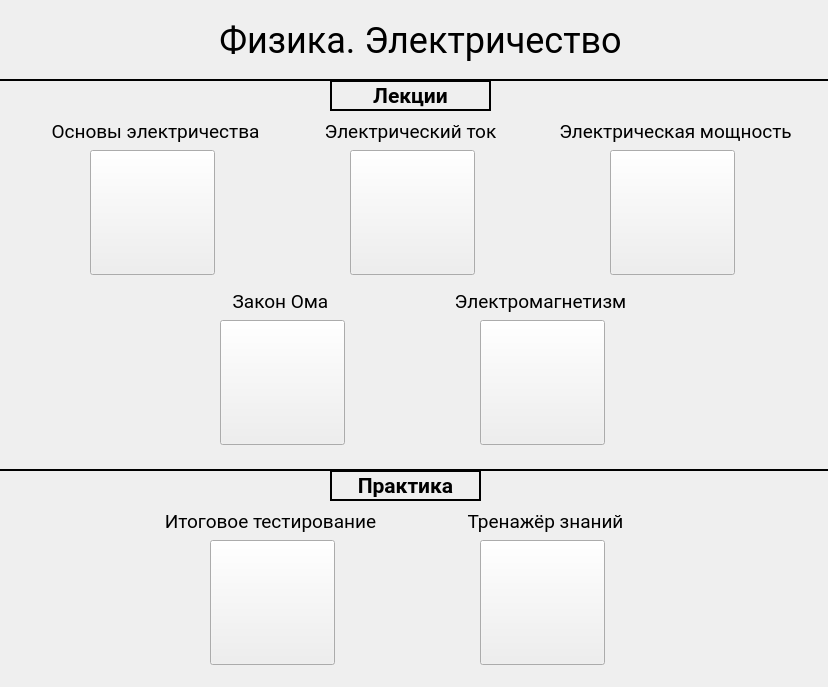
<?xml version="1.0" encoding="UTF-8"?>
<ui version="4.0">
 <class>MainWindow</class>
 <widget class="QMainWindow" name="MainWindow">
  <property name="geometry">
   <rect>
    <x>0</x>
    <y>0</y>
    <width>828</width>
    <height>687</height>
   </rect>
  </property>
  <property name="minimumSize">
   <size>
    <width>0</width>
    <height>0</height>
   </size>
  </property>
  <property name="maximumSize">
   <size>
    <width>930</width>
    <height>845</height>
   </size>
  </property>
  <property name="baseSize">
   <size>
    <width>0</width>
    <height>0</height>
   </size>
  </property>
  <property name="windowTitle">
   <string>Обучащее приложение &quot;Физика. Электричество&quot;</string>
  </property>
  <property name="windowIcon">
   <iconset>
    <normaloff>../images/trainer.png</normaloff>../images/trainer.png</iconset>
  </property>
  <property name="autoFillBackground">
   <bool>true</bool>
  </property>
  <property name="documentMode">
   <bool>false</bool>
  </property>
  <property name="tabShape">
   <enum>QTabWidget::Rounded</enum>
  </property>
  <widget class="QWidget" name="centralwidget">
   <widget class="QLabel" name="labelLections">
    <property name="geometry">
     <rect>
      <x>330</x>
      <y>80</y>
      <width>161</width>
      <height>31</height>
     </rect>
    </property>
    <property name="font">
     <font>
      <family>Roboto</family>
      <pointsize>16</pointsize>
      <weight>75</weight>
      <bold>true</bold>
     </font>
    </property>
    <property name="frameShape">
     <enum>QFrame::Box</enum>
    </property>
    <property name="lineWidth">
     <number>2</number>
    </property>
    <property name="midLineWidth">
     <number>0</number>
    </property>
    <property name="text">
     <string>Лекции</string>
    </property>
    <property name="alignment">
     <set>Qt::AlignCenter</set>
    </property>
   </widget>
   <widget class="QLabel" name="labelPractice">
    <property name="geometry">
     <rect>
      <x>330</x>
      <y>470</y>
      <width>151</width>
      <height>31</height>
     </rect>
    </property>
    <property name="font">
     <font>
      <family>Roboto</family>
      <pointsize>16</pointsize>
      <weight>75</weight>
      <bold>true</bold>
     </font>
    </property>
    <property name="frameShape">
     <enum>QFrame::Box</enum>
    </property>
    <property name="lineWidth">
     <number>2</number>
    </property>
    <property name="text">
     <string>Практика</string>
    </property>
    <property name="alignment">
     <set>Qt::AlignCenter</set>
    </property>
   </widget>
   <widget class="QLabel" name="labelBasics">
    <property name="geometry">
     <rect>
      <x>30</x>
      <y>120</y>
      <width>251</width>
      <height>23</height>
     </rect>
    </property>
    <property name="font">
     <font>
      <family>Roboto</family>
      <pointsize>14</pointsize>
     </font>
    </property>
    <property name="text">
     <string>Основы электричества</string>
    </property>
    <property name="alignment">
     <set>Qt::AlignCenter</set>
    </property>
   </widget>
   <widget class="QPushButton" name="buttonBasics_1">
    <property name="geometry">
     <rect>
      <x>90</x>
      <y>150</y>
      <width>125</width>
      <height>125</height>
     </rect>
    </property>
    <property name="minimumSize">
     <size>
      <width>100</width>
      <height>100</height>
     </size>
    </property>
    <property name="text">
     <string/>
    </property>
    <property name="icon">
     <iconset>
      <normaloff>../images/basic.png</normaloff>../images/basic.png</iconset>
    </property>
    <property name="iconSize">
     <size>
      <width>125</width>
      <height>125</height>
     </size>
    </property>
   </widget>
   <widget class="QLabel" name="labelSchemes">
    <property name="geometry">
     <rect>
      <x>300</x>
      <y>120</y>
      <width>221</width>
      <height>23</height>
     </rect>
    </property>
    <property name="font">
     <font>
      <family>Roboto</family>
      <pointsize>14</pointsize>
     </font>
    </property>
    <property name="text">
     <string>Электрический ток</string>
    </property>
    <property name="alignment">
     <set>Qt::AlignCenter</set>
    </property>
   </widget>
   <widget class="QLabel" name="labelLawOm">
    <property name="geometry">
     <rect>
      <x>200</x>
      <y>290</y>
      <width>161</width>
      <height>23</height>
     </rect>
    </property>
    <property name="font">
     <font>
      <family>Roboto</family>
      <pointsize>14</pointsize>
     </font>
    </property>
    <property name="text">
     <string>Закон Ома</string>
    </property>
    <property name="alignment">
     <set>Qt::AlignCenter</set>
    </property>
   </widget>
   <widget class="QLabel" name="labelElectricPower">
    <property name="geometry">
     <rect>
      <x>530</x>
      <y>120</y>
      <width>291</width>
      <height>23</height>
     </rect>
    </property>
    <property name="font">
     <font>
      <family>Roboto</family>
      <pointsize>14</pointsize>
     </font>
    </property>
    <property name="text">
     <string>Электрическая мощность</string>
    </property>
    <property name="alignment">
     <set>Qt::AlignCenter</set>
    </property>
   </widget>
   <widget class="QLabel" name="labelMagnetism">
    <property name="geometry">
     <rect>
      <x>430</x>
      <y>290</y>
      <width>221</width>
      <height>23</height>
     </rect>
    </property>
    <property name="font">
     <font>
      <family>Roboto</family>
      <pointsize>14</pointsize>
     </font>
    </property>
    <property name="text">
     <string>Электромагнетизм</string>
    </property>
    <property name="alignment">
     <set>Qt::AlignCenter</set>
    </property>
   </widget>
   <widget class="QLabel" name="labelTrainer">
    <property name="geometry">
     <rect>
      <x>440</x>
      <y>510</y>
      <width>211</width>
      <height>23</height>
     </rect>
    </property>
    <property name="font">
     <font>
      <family>Roboto</family>
      <pointsize>14</pointsize>
     </font>
    </property>
    <property name="text">
     <string>Тренажёр знаний</string>
    </property>
    <property name="alignment">
     <set>Qt::AlignCenter</set>
    </property>
   </widget>
   <widget class="QLabel" name="labelTest">
    <property name="geometry">
     <rect>
      <x>140</x>
      <y>510</y>
      <width>261</width>
      <height>23</height>
     </rect>
    </property>
    <property name="font">
     <font>
      <family>Roboto</family>
      <pointsize>14</pointsize>
     </font>
    </property>
    <property name="text">
     <string>Итоговое тестирование</string>
    </property>
    <property name="alignment">
     <set>Qt::AlignCenter</set>
    </property>
   </widget>
   <widget class="Line" name="lineSecond">
    <property name="geometry">
     <rect>
      <x>-70</x>
      <y>460</y>
      <width>1021</width>
      <height>20</height>
     </rect>
    </property>
    <property name="frameShadow">
     <enum>QFrame::Plain</enum>
    </property>
    <property name="lineWidth">
     <number>2</number>
    </property>
    <property name="orientation">
     <enum>Qt::Horizontal</enum>
    </property>
   </widget>
   <widget class="Line" name="lineFirst">
    <property name="geometry">
     <rect>
      <x>-30</x>
      <y>70</y>
      <width>1021</width>
      <height>20</height>
     </rect>
    </property>
    <property name="frameShadow">
     <enum>QFrame::Plain</enum>
    </property>
    <property name="lineWidth">
     <number>2</number>
    </property>
    <property name="orientation">
     <enum>Qt::Horizontal</enum>
    </property>
   </widget>
   <widget class="QPushButton" name="buttonBasics_2">
    <property name="geometry">
     <rect>
      <x>350</x>
      <y>150</y>
      <width>125</width>
      <height>125</height>
     </rect>
    </property>
    <property name="minimumSize">
     <size>
      <width>125</width>
      <height>125</height>
     </size>
    </property>
    <property name="text">
     <string/>
    </property>
    <property name="icon">
     <iconset>
      <normaloff>../images/electricity.png</normaloff>../images/electricity.png</iconset>
    </property>
    <property name="iconSize">
     <size>
      <width>125</width>
      <height>125</height>
     </size>
    </property>
   </widget>
   <widget class="QPushButton" name="buttonBasics_3">
    <property name="geometry">
     <rect>
      <x>220</x>
      <y>320</y>
      <width>125</width>
      <height>125</height>
     </rect>
    </property>
    <property name="minimumSize">
     <size>
      <width>100</width>
      <height>100</height>
     </size>
    </property>
    <property name="text">
     <string/>
    </property>
    <property name="icon">
     <iconset>
      <normaloff>../images/resistance.png</normaloff>../images/resistance.png</iconset>
    </property>
    <property name="iconSize">
     <size>
      <width>125</width>
      <height>125</height>
     </size>
    </property>
   </widget>
   <widget class="QPushButton" name="buttonBasics_4">
    <property name="geometry">
     <rect>
      <x>610</x>
      <y>150</y>
      <width>125</width>
      <height>125</height>
     </rect>
    </property>
    <property name="minimumSize">
     <size>
      <width>100</width>
      <height>100</height>
     </size>
    </property>
    <property name="text">
     <string/>
    </property>
    <property name="icon">
     <iconset>
      <normaloff>../images/power.png</normaloff>../images/power.png</iconset>
    </property>
    <property name="iconSize">
     <size>
      <width>125</width>
      <height>125</height>
     </size>
    </property>
   </widget>
   <widget class="QPushButton" name="buttonBasics_5">
    <property name="geometry">
     <rect>
      <x>480</x>
      <y>320</y>
      <width>125</width>
      <height>125</height>
     </rect>
    </property>
    <property name="minimumSize">
     <size>
      <width>100</width>
      <height>100</height>
     </size>
    </property>
    <property name="text">
     <string/>
    </property>
    <property name="icon">
     <iconset>
      <normaloff>../images/magnetism.png</normaloff>../images/magnetism.png</iconset>
    </property>
    <property name="iconSize">
     <size>
      <width>125</width>
      <height>125</height>
     </size>
    </property>
   </widget>
   <widget class="QPushButton" name="buttonBasics_6">
    <property name="geometry">
     <rect>
      <x>210</x>
      <y>540</y>
      <width>125</width>
      <height>125</height>
     </rect>
    </property>
    <property name="minimumSize">
     <size>
      <width>100</width>
      <height>100</height>
     </size>
    </property>
    <property name="text">
     <string/>
    </property>
    <property name="icon">
     <iconset>
      <normaloff>../images/test.png</normaloff>../images/test.png</iconset>
    </property>
    <property name="iconSize">
     <size>
      <width>125</width>
      <height>125</height>
     </size>
    </property>
   </widget>
   <widget class="QPushButton" name="buttonBasics_7">
    <property name="geometry">
     <rect>
      <x>480</x>
      <y>540</y>
      <width>125</width>
      <height>125</height>
     </rect>
    </property>
    <property name="minimumSize">
     <size>
      <width>100</width>
      <height>100</height>
     </size>
    </property>
    <property name="text">
     <string/>
    </property>
    <property name="icon">
     <iconset>
      <normaloff>../images/trainer.png</normaloff>../images/trainer.png</iconset>
    </property>
    <property name="iconSize">
     <size>
      <width>125</width>
      <height>125</height>
     </size>
    </property>
   </widget>
   <widget class="QLabel" name="labelName">
    <property name="geometry">
     <rect>
      <x>170</x>
      <y>10</y>
      <width>501</width>
      <height>61</height>
     </rect>
    </property>
    <property name="font">
     <font>
      <family>Roboto</family>
      <pointsize>27</pointsize>
      <weight>50</weight>
      <bold>false</bold>
     </font>
    </property>
    <property name="text">
     <string>Физика. Электричество</string>
    </property>
    <property name="alignment">
     <set>Qt::AlignCenter</set>
    </property>
   </widget>
  </widget>
 </widget>
 <resources>
  <include location="resources.qrc"/>
 </resources>
 <connections/>
</ui>
